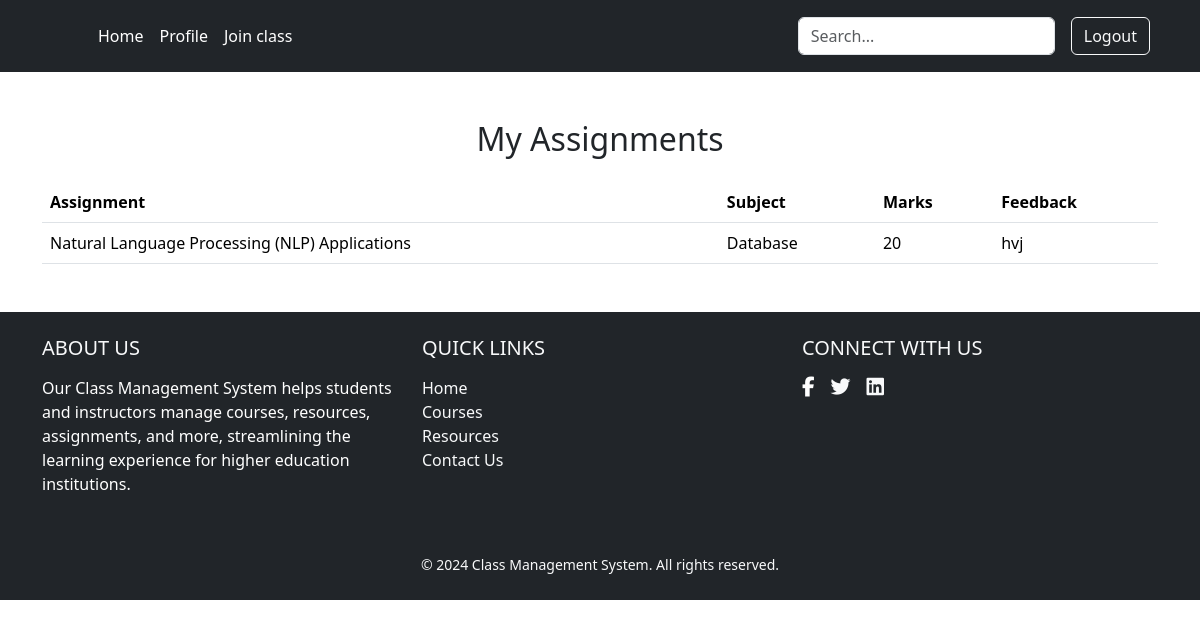
/profile/student-dashboard/ (signed in), run on the app's committed database.
### auths/models.py (models this page shows, shortened)
class SubmittedAssignment(models.Model):
    assignment = models.ForeignKey(Assignment, on_delete=models.CASCADE, related_name='uploads')
    student = models.ForeignKey(User, on_delete=models.CASCADE, related_name='uploaded_assignments')
    content = models.FileField(upload_to='assignments/submissions/', blank=False, null=False)
    submission_date = models.DateField(blank=True, null=True)
    marks = models.IntegerField(blank=True, null=True)
    feedback = models.TextField(blank=True, null=True)

class Assignment(models.Model):
    classroom = models.ForeignKey(Classroom, on_delete=models.CASCADE, related_name='assignments')
    title = models.CharField(max_length=50)
    subject = models.CharField(max_length=50)
    content = models.FileField(upload_to="assignments/assign/", blank=True, null=True)
    due_date = models.DateField(blank=True, null=True)
    start_date = models.DateField(blank=True, null=True)

### profileApp/views/student_dashboard_view.py (the view)
# urls.py: path('student-dashboard/',student_dashboard_view.student_dashboard, name='student_dashboard'),
@login_required
def student_dashboard(request):
    submissions = SubmittedAssignment.objects.filter(student=request.user)
    context = {
        'submissions': submissions,
    }
    return render(request, 'student_dashboard.html', context)

### templates/student_dashboard.html
{% extends "base.html" %}
{% block content %}
<div class="container mt-5">
    <h2 class="text-center mb-4">My Assignments</h2>
    <table class="table">
        <thead>
            <tr>
                <th>Assignment</th>
                <th>Subject</th>
                <th>Marks</th>
                <th>Feedback</th>
            </tr>
        </thead>
        <tbody>
            {% for submission in submissions %}
            <tr>
                <td>{{ submission.assignment.title }}</td>
                <td>{{ submission.assignment.subject }}</td>
                <td>{{ submission.marks|default:"Pending" }}</td>
                <td>{{ submission.feedback|default:"No feedback" }}</td>
            </tr>
            {% endfor %}
        </tbody>
    </table>
</div>
{% endblock %}

### data on the page
SubmittedAssignment: assignment "Natural Language Processing (NLP) Applications", assignment.subject "Database", marks "20", feedback "hvj"
